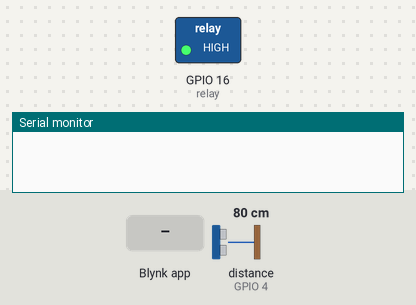
The sketch below on a simulated ESP8266 (NodeMCU). On the bench: switched loads named in the sketch (green lamp = pin HIGH), the last lines printed to the serial monitor. The test bench sets the inputs (shaded band); at power-on: distance to the obstacle (sensor on GPIO 4) 80 cm. The echo pulse lasts 58.3 µs per cm; WiFi joins after 1.5 s; servers stay silent unless stated; pins used as bus, display or sensor lines are not drawn.

Above: at 3.0 s.
3.1 s: Blynk app writes 1 to V2
At 6.6 s:
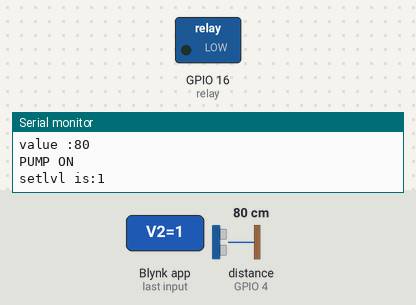
17.1 s: Blynk app writes 200 to V2
21.4 s: Blynk app writes 0 to V2
Timing chart, 0 to 40.8 s (numbered marks = the images above; inputs shaded):
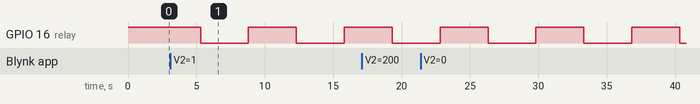

The sketch:

tnklvl_v1.2.ino
```cpp
#define BLYNK_PRINT Serial

#include <SPI.h>
#include <ESP8266WiFi.h>
#include <BlynkSimpleEsp8266.h>


#define TRIGGERPIN 5
#define ECHOPIN    4
#define relay 16

int setlvl = 0;
int pmptime = 0;
unsigned long timerOn = 0;


char auth[] = "------------------------";
char ssid[] = "------------------------";
char pass[] = "------------------------";

//reading widget
BLYNK_WRITE(V2)
{
  setlvl = param.asInt();
  Serial.print("setlvl is:");
  Serial.println(setlvl);
}
BLYNK_WRITE(V3)
{
  pmptime = param.asInt();
  Serial.print("pmptime is:");
  Serial.println(pmptime);
}

void setup()
{
  // Debug console
  Serial.begin(9600);
  pinMode(relay,OUTPUT);
  digitalWrite(relay,HIGH);
  pinMode(TRIGGERPIN, OUTPUT);
  pinMode(ECHOPIN, INPUT);
  Blynk.begin(auth, ssid, pass);
  }

  BLYNK_CONNECTED(){
  Blynk.syncAll();
}

long GetDistance()
{
  //reading sensor
  long duration, distance;
  digitalWrite(TRIGGERPIN, LOW);
  delayMicroseconds(3);

  digitalWrite(TRIGGERPIN, HIGH);
  delayMicroseconds(12);

  digitalWrite(TRIGGERPIN, LOW);
  duration = pulseIn(ECHOPIN, HIGH);
  distance = (duration/2) / 29.1;
  Serial.print("value :");
  Serial.println(distance);
  Blynk.virtualWrite(V5, distance);

  return distance;
}

void loop()
{
  Blynk.run();

  delay(3500);

  //pump processing
    if (timerOn > 0)  //still working
  {
    if ((millis() - timerOn > pmptime) || (millis() < timerOn) )  //got to stop
    {
  Serial.println("PUMP OFF");
      digitalWrite(relay,HIGH);
        timerOn = 0;
    }
  }
  else if (GetDistance() >= setlvl)    //got to check level
  {
    Serial.println("PUMP ON");
    digitalWrite(relay, LOW);
    timerOn = millis();
  }

 }
```

Measured:
- by itself, GPIO 16 (relay): alternates HIGH for 3.5 s and LOW for 3.5 s
